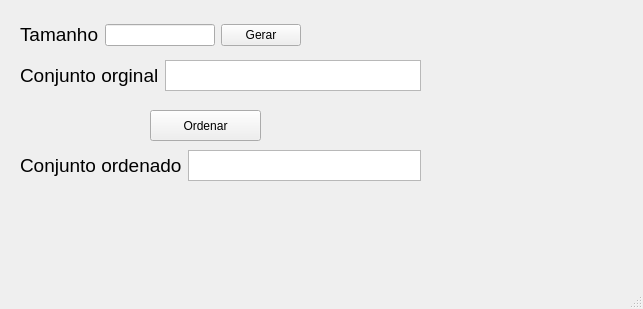
<?xml version="1.0" encoding="UTF-8"?>
<ui version="4.0">
 <class>MainWindow</class>
 <widget class="QMainWindow" name="MainWindow">
  <property name="geometry">
   <rect>
    <x>0</x>
    <y>0</y>
    <width>643</width>
    <height>309</height>
   </rect>
  </property>
  <property name="windowTitle">
   <string>Sistema ordenar- Pilha</string>
  </property>
  <widget class="QWidget" name="centralwidget">
   <widget class="QPushButton" name="pushButtonOrdenar">
    <property name="geometry">
     <rect>
      <x>150</x>
      <y>110</y>
      <width>111</width>
      <height>31</height>
     </rect>
    </property>
    <property name="cursor">
     <cursorShape>PointingHandCursor</cursorShape>
    </property>
    <property name="text">
     <string>Ordenar</string>
    </property>
   </widget>
   <widget class="QWidget" name="layoutWidget">
    <property name="geometry">
     <rect>
      <x>20</x>
      <y>150</y>
      <width>401</width>
      <height>31</height>
     </rect>
    </property>
    <layout class="QHBoxLayout" name="horizontalLayout_3">
     <item>
      <widget class="QLabel" name="label_3">
       <property name="text">
        <string>&lt;html&gt;&lt;head/&gt;&lt;body&gt;&lt;p&gt;&lt;span style=&quot; font-size:14pt;&quot;&gt;Conjunto ordenado&lt;/span&gt;&lt;/p&gt;&lt;/body&gt;&lt;/html&gt;</string>
       </property>
      </widget>
     </item>
     <item>
      <widget class="QTextEdit" name="textEditConjOrdenado">
       <property name="readOnly">
        <bool>true</bool>
       </property>
      </widget>
     </item>
    </layout>
   </widget>
   <widget class="QWidget" name="layoutWidget">
    <property name="geometry">
     <rect>
      <x>20</x>
      <y>20</y>
      <width>281</width>
      <height>30</height>
     </rect>
    </property>
    <layout class="QHBoxLayout" name="horizontalLayout_4">
     <item>
      <layout class="QHBoxLayout" name="horizontalLayout">
       <item>
        <widget class="QLabel" name="label">
         <property name="text">
          <string>&lt;html&gt;&lt;head/&gt;&lt;body&gt;&lt;p&gt;&lt;span style=&quot; font-size:14pt;&quot;&gt;Tamanho&lt;/span&gt;&lt;/p&gt;&lt;/body&gt;&lt;/html&gt;</string>
         </property>
        </widget>
       </item>
       <item>
        <widget class="QLineEdit" name="lineEditTamanho"/>
       </item>
      </layout>
     </item>
     <item>
      <widget class="QPushButton" name="pushButtonGerar">
       <property name="cursor">
        <cursorShape>PointingHandCursor</cursorShape>
       </property>
       <property name="text">
        <string>Gerar</string>
       </property>
      </widget>
     </item>
    </layout>
   </widget>
   <widget class="QWidget" name="layoutWidget">
    <property name="geometry">
     <rect>
      <x>20</x>
      <y>60</y>
      <width>401</width>
      <height>31</height>
     </rect>
    </property>
    <layout class="QHBoxLayout" name="horizontalLayout_2">
     <item>
      <widget class="QLabel" name="label_2">
       <property name="text">
        <string>&lt;html&gt;&lt;head/&gt;&lt;body&gt;&lt;p&gt;&lt;span style=&quot; font-size:14pt;&quot;&gt;Conjunto orginal&lt;/span&gt;&lt;/p&gt;&lt;/body&gt;&lt;/html&gt;</string>
       </property>
      </widget>
     </item>
     <item>
      <widget class="QTextEdit" name="textEditConjOri">
       <property name="readOnly">
        <bool>true</bool>
       </property>
      </widget>
     </item>
    </layout>
   </widget>
  </widget>
  <widget class="QMenuBar" name="menubar">
   <property name="geometry">
    <rect>
     <x>0</x>
     <y>0</y>
     <width>643</width>
     <height>21</height>
    </rect>
   </property>
  </widget>
  <widget class="QStatusBar" name="statusbar"/>
 </widget>
 <resources/>
 <connections/>
</ui>
